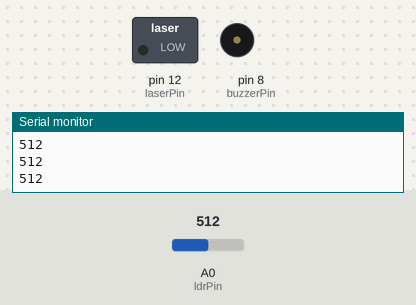
The sketch below on a simulated Arduino Uno, built with avr-gcc and run on an emulated ATmega328P. On the bench: switched loads named in the sketch (green lamp = pin HIGH), buzzer (waves = sounding, pin HIGH), the last lines printed to the serial monitor. Inputs (shaded band) come from the test bench; at power-on: A0 (ldrPin) = 512.

Above: at 1.2 s.
1.3 s: A0 (ldrPin) set to 488
At 2.0 s:
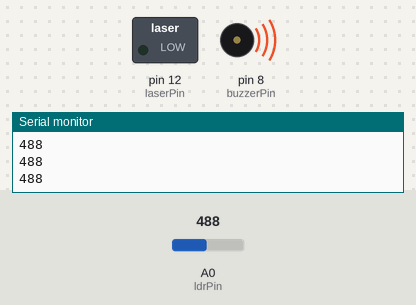
2.8 s: A0 (ldrPin) set to 510
At 3.2 s:
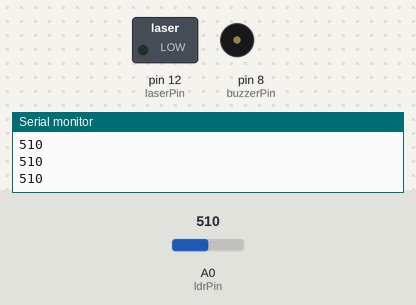
4.3 s: A0 (ldrPin) set to 490
At 4.6 s:
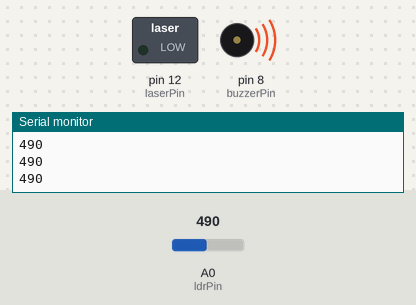
Timing chart, 0 to 7.3 s (numbered marks = the images above; inputs shaded):
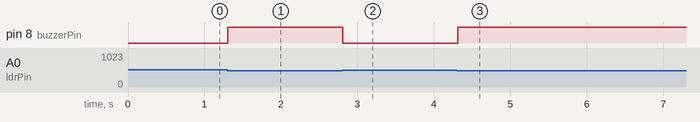

The sketch:

Laser_Project.ino
```cpp
// Pin definitions
const int laserPin  = 12;   // Laser module pin
const int ldrPin    = A0;   // LDR / photodiode connected to analog pin
const int buzzerPin = 8;    // Buzzer pin

// Threshold value
int threshold = 500;

void setup() {
  pinMode(laserPin, OUTPUT);
  pinMode(buzzerPin, OUTPUT);

  digitalWrite(laserPin, LOW);   // Turn laser ON (active LOW module)
  digitalWrite(buzzerPin, LOW);  // Buzzer OFF

  Serial.begin(9600);            // For debugging
}

void loop() {
  int ldrValue = analogRead(ldrPin);
  Serial.println(ldrValue);

  // Alarm turns on when laser beam is interrupted
  if (ldrValue < threshold) {
    digitalWrite(buzzerPin, HIGH);  // Alarm ON
  } else {
    digitalWrite(buzzerPin, LOW);   // Alarm OFF
  }

  delay(100);
}
```

Measured:
- the behaviour switches between 500 and 499 on A0 (ldrPin) (found by bisection; images 0 and 1)
- after the input at 1.3 s, pin 8 (buzzerPin): LOW → HIGH at once
- after the input at 2.8 s, pin 8 (buzzerPin): HIGH → LOW at once
- after the input at 4.3 s, pin 8 (buzzerPin): LOW → HIGH at once
